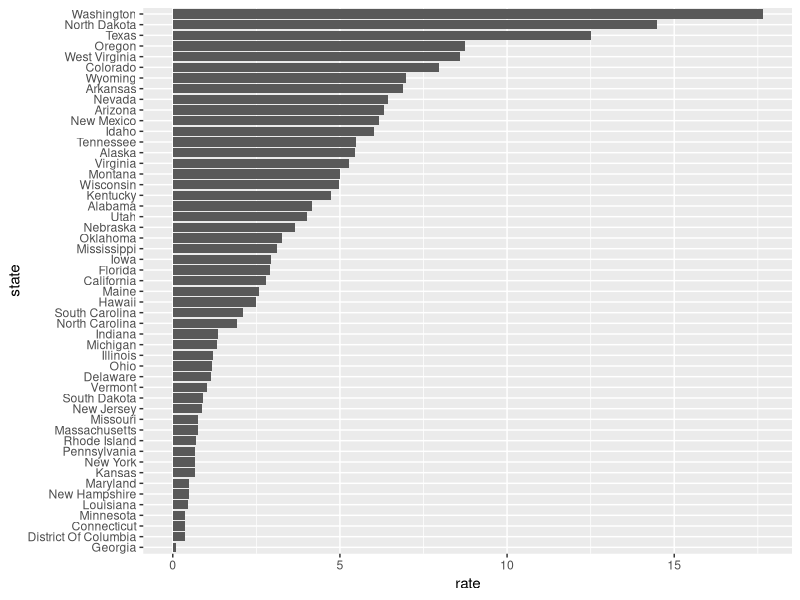
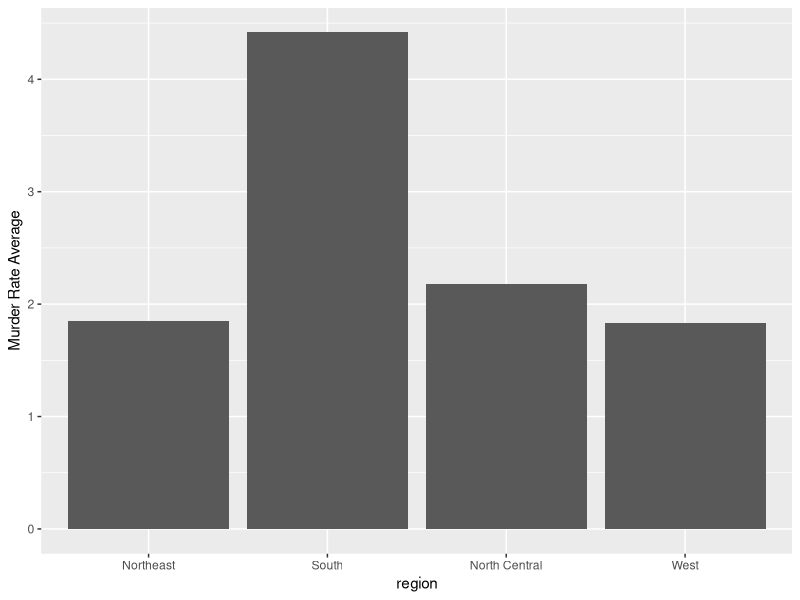
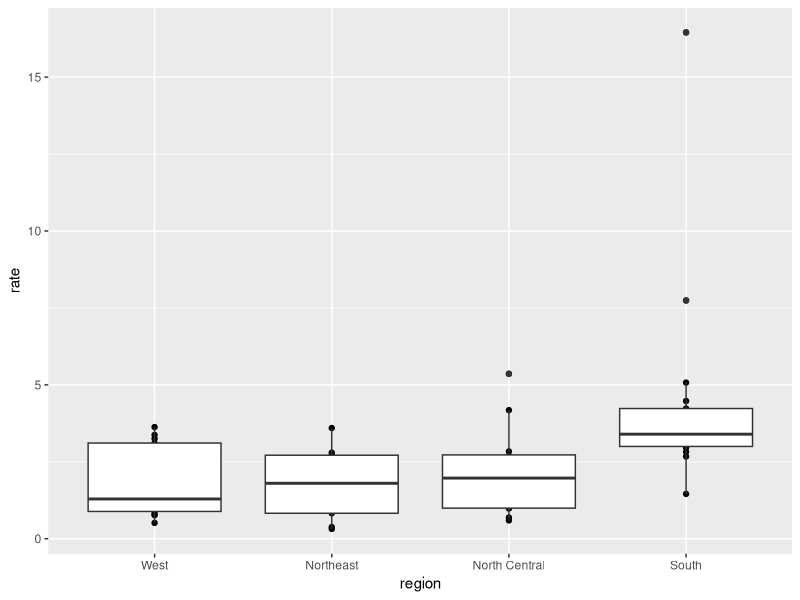

Reproduce these figures in R, in order.
library(dplyr)
library(ggplot2)
library(dslabs)
dat <- us_contagious_diseases %>%
  filter(year == 1967 & disease=="Measles" & !is.na(population)) %>% mutate(rate = count / population * 10000 * 52 / weeks_reporting)
state <- dat$state 
rate <- dat$count/(dat$population/10000)*(52/dat$weeks_reporting)
# Redefine the state object so that the levels are re-ordered by rate.
# Print the new object state and its levels (using levels) so you can see that the vector is now re-ordered by the levels.
state <- reorder(state, rate)
levels(state)

# create plot where states are ordered by rate
data(us_contagious_diseases)
dat <- us_contagious_diseases %>%
  filter(year == 1967 & disease=="Measles" & count>0 & !is.na(population)) %>%
  mutate(rate = count / population * 10000 * 52 / weeks_reporting)%>% 
  mutate(state=reorder(state,rate))#order state by rate

dat %>% ggplot(aes(state, rate)) +
  geom_bar(stat="identity") +
  coord_flip()# will move flip x and y axes

# create a bar plot to compare gun homicide rates across regions of the US. 
data("murders")
murders %>% mutate(rate = total/population*100000) %>%
  group_by(region) %>%
  summarize(avg = mean(rate)) %>%
  mutate(region = factor(region)) %>%
  ggplot(aes(region, avg)) +
  geom_bar(stat="identity") +
  ylab("Murder Rate Average")

# But this visualization has following limitation 
# It does not show all the data. We do not see the variability within a region and it's possible that the safest states are not in the West.
# Order the regions by their median murder rate by using mutate and reorder.
# Make a box plot of the murder rates by region.
# Show all of the points on the box plot.

murders %>% 
  mutate(rate = total/population*100000) %>% 
  mutate(region=reorder(region, rate, FUN="median")) %>%
  ggplot(aes(region, rate)) +
  geom_point()+
  geom_boxplot()
